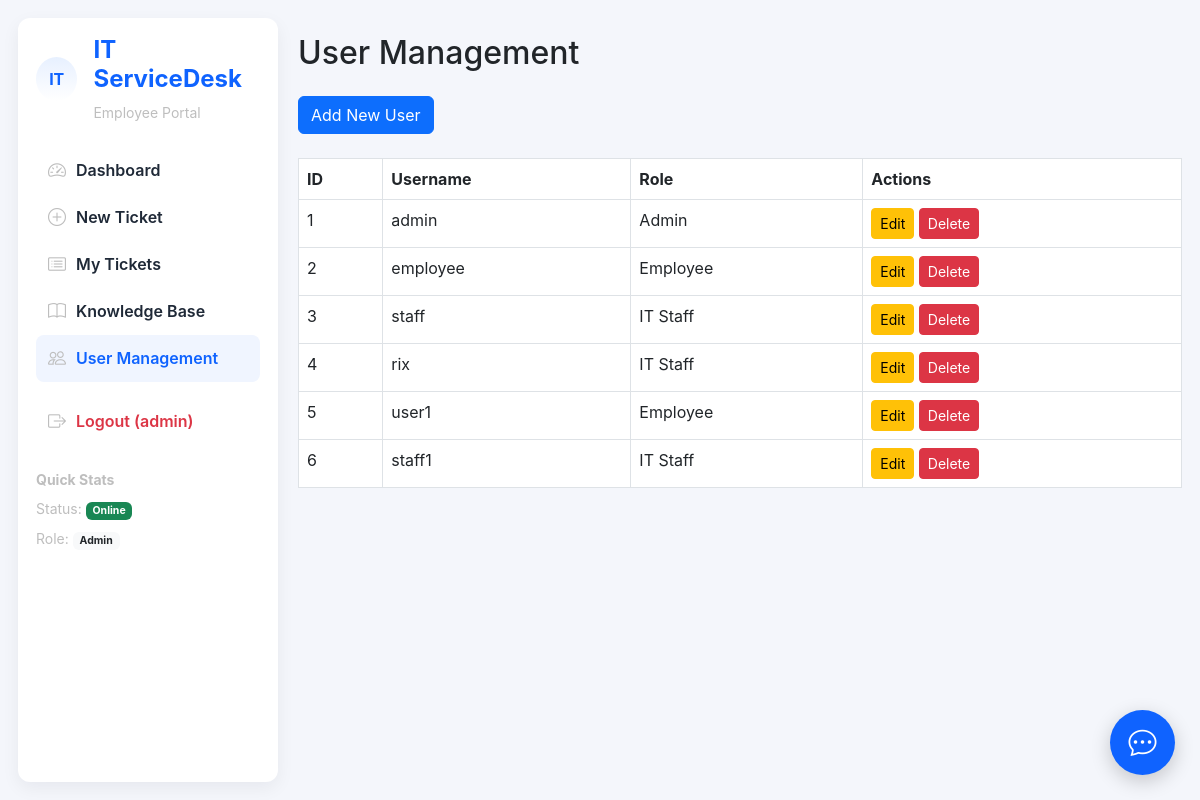
Page /admin/users (signed in) on the committed database.
### tables this page shows
CREATE TABLE users (
            id INTEGER PRIMARY KEY AUTOINCREMENT,
            username TEXT UNIQUE,
            password TEXT,
            role TEXT
        );

### app.py (the view)
    def wrapper(*args, **kwargs):
        if "username" not in session:
            return redirect("/login")
        return func(*args, **kwargs)

### app.py (called while the page is built)
def login_required(func):
    def wrapper(*args, **kwargs):
        if "username" not in session:
            return redirect("/login")
        return func(*args, **kwargs)
    wrapper.__name__ = func.__name__
    return wrapper

@app.route("/admin/users")
@login_required
def manage_users():
    if session["role"] != "Admin":
        return "Access Denied"
    conn = sqlite3.connect("database.db")
    cur = conn.cursor()
    cur.execute("SELECT * FROM users")
    users = cur.fetchall()
    conn.close()
    return render_template("admin_users.html", users=users)

### templates/admin_users.html
{% extends "base.html" %}
{% block content %}
<h2>User Management</h2>
<a href="/admin/add_user" class="btn btn-primary mt-3">Add New User</a>
<table class="table table-bordered mt-4 bg-white">
    <tr>
        <th>ID</th>
        <th>Username</th>
        <th>Role</th>
        <th>Actions</th>
    </tr>
    {% for user in users %}
    <tr>
        <td>{{ user[0] }}</td>
        <td>{{ user[1] }}</td>
        <td>{{ user[3] }}</td>
        <td>
            <a href="/admin/edit_user/{{ user[0] }}" class="btn btn-warning btn-sm">Edit</a>
            <a href="/admin/delete_user/{{ user[0] }}" class="btn btn-danger btn-sm"
               onclick="return confirm('Delete this user?');">Delete</a>
        </td>
    </tr>
    {% endfor %}
</table>
{% endblock %}

### templates/base.html (shortened to what this page needs)
<!DOCTYPE html>
<html lang="en">
<head>
  <link href="https://cdn.jsdelivr.net/npm/bootstrap@5.3.0/dist/css/bootstrap.min.css" rel="stylesheet">
  <link href="https://cdn.jsdelivr.net/npm/bootstrap-icons@1.10.5/font/bootstrap-icons.css" rel="stylesheet">
</head>
<body>
<div class="app-shell container-fluid">
  <aside class="sidebar">
    <div class="d-flex align-items-center gap-3">
      <div class="avatar">IT</div>
      <div>
        <h4>IT ServiceDesk</h4>
        <div class="small-muted">Employee Portal</div>
      </div>
    </div>
    <nav class="nav-section mt-4 d-grid">
      <a href="{{ url_for('dashboard') }}" class="nav-link {% if request.path == '/' %}active{% endif %}">
        <i class="bi bi-speedometer2"></i> Dashboard
      </a>
      <a href="{{ url_for('new_ticket') }}" class="nav-link {% if request.path.startswith('/new') %}active{% endif %}">
        <i class="bi bi-plus-circle"></i> New Ticket
      </a>
      <a href="{{ url_for('view_tickets') }}" class="nav-link {% if request.path.startswith('/tickets') %}active{% endif %}">
        <i class="bi bi-card-list"></i> My Tickets
      </a>
      <a href="{{ url_for('knowledge') }}" class="nav-link {% if request.path.startswith('/knowledge') %}active{% endif %}">
        <i class="bi bi-book"></i> Knowledge Base
      </a>
      {% if session.get('role') == 'Admin' %}
      <a href="{{ url_for('manage_users') }}" class="nav-link {% if request.path.startswith('/admin') %}active{% endif %}">
        <i class="bi bi-people"></i> User Management
      </a>
      {% endif %}
      <a href="{{ url_for('logout') }}" class="nav-link mt-3 text-danger">
        <i class="bi bi-box-arrow-right"></i> Logout ({{ session.get('username') }})
      </a>
    </nav>
    <div class="mt-4 small-muted">
      <div><strong>Quick Stats</strong></div>
      <div class="mt-2">Status: <span class="badge bg-success">Online</span></div>
      <div class="mt-2">Role: <span class="badge bg-light text-dark">{{ session.get('role') or 'Guest' }}</span></div>
    </div>
  </aside>
  <main class="main-area">
    <div class="row g-3">
      <div class="col-12">
        {% block content %}{% endblock %}
      </div>
    </div>
    <div class="footer-space"></div>
  </main>
</div>
<button id="chatbot-btn"><i class="bi bi-chat-dots"></i></button>
</body>
</html>

### templates/base.html (style rules this page uses)
:root { --bg:#f4f6fb; --card:#ffffff; --accent:#0f63ff; --muted:#bebebe; --sidebar:#ffffff; --shadow: 0 6px 18px rgba(17,24,39,0.06); }
body { background: var(--bg); font-family: Inter, system-ui, -apple-system, "Segoe UI", Roboto, "Helvetica Neue", Arial; }
.app-shell { display:flex; min-height:100vh; gap:20px; padding:18px; }
.sidebar { width:260px; background:var(--sidebar); border-radius:12px; padding:18px; box-shadow: var(--shadow); height:calc(100vh - 36px); position:sticky; top:18px; }
.sidebar h4 { color:var(--accent); font-weight:700; }
.nav-section { margin-top:12px; }
.nav-link { color:#1f2937; font-weight:600; padding:10px 12px; border-radius:8px; display:flex; align-items:center; gap:10px; }
.nav-link .bi { font-size:18px; color:var(--muted); }
.nav-link.active, .nav-link:hover { background:#f0f5ff; color:var(--accent); text-decoration:none; }
.main-area { flex:1; }
.footer-space { height:40px; }
.small-muted { color:var(--muted); font-size:14px; }
.avatar { width:44px; height:44px; border-radius:50%; background:linear-gradient(180deg,#e7f0ff,#ffffff); display:inline-flex; align-items:center; justify-content:center; font-weight:700; color:var(--accent); }
#chatbot-btn { position: fixed; bottom: 25px; right: 25px; width: 65px; height: 65px; border-radius: 50%; background:#0f63ff; color: white; font-size: 28px; border:none; box-shadow:0 6px 20px rgba(0,0,0,0.2); }

### rows in the picture
users: id "1", username "admin", role "Admin"
users: id "2", username "employee", role "Employee"
users: id "3", username "staff", role "IT Staff"
users: id "4", username "rix", role "IT Staff"
users: id "5", username "user1", role "Employee"
users: id "6", username "staff1", role "IT Staff"

### other values in the picture
{{ session.get('username') }} "admin"
{{ session.get('role') or 'Guest' }} "Admin"
